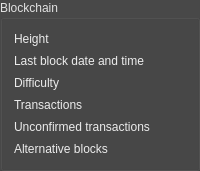
    <widget class="QGroupBox" name="groupBox_2">
     <property name="palette">
      <palette>
       <active>
        <colorrole role="WindowText">
         <brush brushstyle="SolidPattern">
          <color alpha="255">
           <red>226</red>
           <green>226</green>
           <blue>226</blue>
          </color>
         </brush>
        </colorrole>
        <colorrole role="Button">
         <brush brushstyle="SolidPattern">
          <color alpha="255">
           <red>72</red>
           <green>72</green>
           <blue>72</blue>
          </color>
         </brush>
        </colorrole>
        <colorrole role="Light">
         <brush brushstyle="SolidPattern">
          <color alpha="255">
           <red>241</red>
           <green>241</green>
           <blue>241</blue>
          </color>
         </brush>
        </colorrole>
        <colorrole role="Midlight">
         <brush brushstyle="SolidPattern">
          <color alpha="255">
           <red>239</red>
           <green>239</green>
           <blue>239</blue>
          </color>
         </brush>
        </colorrole>
        <colorrole role="Dark">
         <brush brushstyle="SolidPattern">
          <color alpha="255">
           <red>127</red>
           <green>127</green>
           <blue>127</blue>
          </color>
         </brush>
        </colorrole>
        <colorrole role="Mid">
         <brush brushstyle="SolidPattern">
          <color alpha="255">
           <red>170</red>
           <green>170</green>
           <blue>170</blue>
          </color>
         </brush>
        </colorrole>
        <colorrole role="Text">
         <brush brushstyle="SolidPattern">
          <color alpha="255">
           <red>236</red>
           <green>236</green>
           <blue>236</blue>
          </color>
         </brush>
        </colorrole>
        <colorrole role="BrightText">
         <brush brushstyle="SolidPattern">
          <color alpha="255">
           <red>241</red>
           <green>241</green>
           <blue>241</blue>
          </color>
         </brush>
        </colorrole>
        <colorrole role="ButtonText">
         <brush brushstyle="SolidPattern">
          <color alpha="255">
           <red>0</red>
           <green>0</green>
           <blue>0</blue>
          </color>
         </brush>
        </colorrole>
        <colorrole role="Base">
         <brush brushstyle="SolidPattern">
          <color alpha="255">
           <red>72</red>
           <green>72</green>
           <blue>72</blue>
          </color>
         </brush>
        </colorrole>
        <colorrole role="Window">
         <brush brushstyle="SolidPattern">
          <color alpha="255">
           <red>72</red>
           <green>72</green>
           <blue>72</blue>
          </color>
         </brush>
        </colorrole>
        <colorrole role="Shadow">
         <brush brushstyle="SolidPattern">
          <color alpha="255">
           <red>0</red>
           <green>0</green>
           <blue>0</blue>
          </color>
         </brush>
        </colorrole>
        <colorrole role="AlternateBase">
         <brush brushstyle="SolidPattern">
          <color alpha="255">
           <red>255</red>
           <green>255</green>
           <blue>255</blue>
          </color>
         </brush>
        </colorrole>
        <colorrole role="ToolTipBase">
         <brush brushstyle="SolidPattern">
          <color alpha="255">
           <red>255</red>
           <green>255</green>
           <blue>220</blue>
          </color>
         </brush>
        </colorrole>
        <colorrole role="ToolTipText">
         <brush brushstyle="SolidPattern">
          <color alpha="255">
           <red>0</red>
           <green>0</green>
           <blue>0</blue>
          </color>
         </brush>
        </colorrole>
       </active>
       <inactive>
        <colorrole role="WindowText">
         <brush brushstyle="SolidPattern">
          <color alpha="255">
           <red>226</red>
           <green>226</green>
           <blue>226</blue>
          </color>
         </brush>
        </colorrole>
        <colorrole role="Button">
         <brush brushstyle="SolidPattern">
          <color alpha="255">
           <red>72</red>
           <green>72</green>
           <blue>72</blue>
          </color>
         </brush>
        </colorrole>
        <colorrole role="Light">
         <brush brushstyle="SolidPattern">
          <color alpha="255">
           <red>241</red>
           <green>241</green>
           <blue>241</blue>
          </color>
         </brush>
        </colorrole>
        <colorrole role="Midlight">
         <brush brushstyle="SolidPattern">
          <color alpha="255">
           <red>239</red>
           <green>239</green>
           <blue>239</blue>
          </color>
         </brush>
        </colorrole>
        <colorrole role="Dark">
         <brush brushstyle="SolidPattern">
          <color alpha="255">
           <red>127</red>
           <green>127</green>
           <blue>127</blue>
          </color>
         </brush>
        </colorrole>
        <colorrole role="Mid">
         <brush brushstyle="SolidPattern">
          <color alpha="255">
           <red>170</red>
           <green>170</green>
           <blue>170</blue>
          </color>
         </brush>
        </colorrole>
        <colorrole role="Text">
         <brush brushstyle="SolidPattern">
          <color alpha="255">
           <red>236</red>
           <green>236</green>
           <blue>236</blue>
          </color>
         </brush>
        </colorrole>
        <colorrole role="BrightText">
         <brush brushstyle="SolidPattern">
          <color alpha="255">
           <red>241</red>
           <green>241</green>
           <blue>241</blue>
          </color>
         </brush>
        </colorrole>
        <colorrole role="ButtonText">
         <brush brushstyle="SolidPattern">
          <color alpha="255">
           <red>0</red>
           <green>0</green>
           <blue>0</blue>
          </color>
         </brush>
        </colorrole>
        <colorrole role="Base">
         <brush brushstyle="SolidPattern">
          <color alpha="255">
           <red>72</red>
           <green>72</green>
           <blue>72</blue>
          </color>
         </brush>
        </colorrole>
        <colorrole role="Window">
         <brush brushstyle="SolidPattern">
          <color alpha="255">
           <red>72</red>
           <green>72</green>
           <blue>72</blue>
          </color>
         </brush>
        </colorrole>
        <colorrole role="Shadow">
         <brush brushstyle="SolidPattern">
          <color alpha="255">
           <red>0</red>
           <green>0</green>
           <blue>0</blue>
          </color>
         </brush>
        </colorrole>
        <colorrole role="AlternateBase">
         <brush brushstyle="SolidPattern">
          <color alpha="255">
           <red>255</red>
           <green>255</green>
           <blue>255</blue>
          </color>
         </brush>
        </colorrole>
        <colorrole role="ToolTipBase">
         <brush brushstyle="SolidPattern">
          <color alpha="255">
           <red>255</red>
           <green>255</green>
           <blue>220</blue>
          </color>
         </brush>
        </colorrole>
        <colorrole role="ToolTipText">
         <brush brushstyle="SolidPattern">
          <color alpha="255">
           <red>0</red>
           <green>0</green>
           <blue>0</blue>
          </color>
         </brush>
        </colorrole>
       </inactive>
       <disabled>
        <colorrole role="WindowText">
         <brush brushstyle="SolidPattern">
          <color alpha="255">
           <red>127</red>
           <green>127</green>
           <blue>127</blue>
          </color>
         </brush>
        </colorrole>
        <colorrole role="Button">
         <brush brushstyle="SolidPattern">
          <color alpha="255">
           <red>72</red>
           <green>72</green>
           <blue>72</blue>
          </color>
         </brush>
        </colorrole>
        <colorrole role="Light">
         <brush brushstyle="SolidPattern">
          <color alpha="255">
           <red>241</red>
           <green>241</green>
           <blue>241</blue>
          </color>
         </brush>
        </colorrole>
        <colorrole role="Midlight">
         <brush brushstyle="SolidPattern">
          <color alpha="255">
           <red>239</red>
           <green>239</green>
           <blue>239</blue>
          </color>
         </brush>
        </colorrole>
        <colorrole role="Dark">
         <brush brushstyle="SolidPattern">
          <color alpha="255">
           <red>127</red>
           <green>127</green>
           <blue>127</blue>
          </color>
         </brush>
        </colorrole>
        <colorrole role="Mid">
         <brush brushstyle="SolidPattern">
          <color alpha="255">
           <red>170</red>
           <green>170</green>
           <blue>170</blue>
          </color>
         </brush>
        </colorrole>
        <colorrole role="Text">
         <brush brushstyle="SolidPattern">
          <color alpha="255">
           <red>127</red>
           <green>127</green>
           <blue>127</blue>
          </color>
         </brush>
        </colorrole>
        <colorrole role="BrightText">
         <brush brushstyle="SolidPattern">
          <color alpha="255">
           <red>241</red>
           <green>241</green>
           <blue>241</blue>
          </color>
         </brush>
        </colorrole>
        <colorrole role="ButtonText">
         <brush brushstyle="SolidPattern">
          <color alpha="255">
           <red>127</red>
           <green>127</green>
           <blue>127</blue>
          </color>
         </brush>
        </colorrole>
        <colorrole role="Base">
         <brush brushstyle="SolidPattern">
          <color alpha="255">
           <red>72</red>
           <green>72</green>
           <blue>72</blue>
          </color>
         </brush>
        </colorrole>
        <colorrole role="Window">
         <brush brushstyle="SolidPattern">
          <color alpha="255">
           <red>72</red>
           <green>72</green>
           <blue>72</blue>
          </color>
         </brush>
        </colorrole>
        <colorrole role="Shadow">
         <brush brushstyle="SolidPattern">
          <color alpha="255">
           <red>0</red>
           <green>0</green>
           <blue>0</blue>
          </color>
         </brush>
        </colorrole>
        <colorrole role="AlternateBase">
         <brush brushstyle="SolidPattern">
          <color alpha="255">
           <red>255</red>
           <green>255</green>
           <blue>255</blue>
          </color>
         </brush>
        </colorrole>
        <colorrole role="ToolTipBase">
         <brush brushstyle="SolidPattern">
          <color alpha="255">
           <red>255</red>
           <green>255</green>
           <blue>220</blue>
          </color>
         </brush>
        </colorrole>
        <colorrole role="ToolTipText">
         <brush brushstyle="SolidPattern">
          <color alpha="255">
           <red>0</red>
           <green>0</green>
           <blue>0</blue>
          </color>
         </brush>
        </colorrole>
       </disabled>
      </palette>
     </property>
     <property name="title">
      <string>Blockchain</string>
     </property>
     <layout class="QGridLayout" name="gridLayout_2">
      <item row="0" column="0">
       <widget class="QLabel" name="label_2">
        <property name="minimumSize">
         <size>
          <width>150</width>
          <height>0</height>
         </size>
        </property>
        <property name="palette">
         <palette>
          <active>
           <colorrole role="WindowText">
            <brush brushstyle="SolidPattern">
             <color alpha="255">
              <red>244</red>
              <green>244</green>
              <blue>244</blue>
             </color>
            </brush>
           </colorrole>
           <colorrole role="Button">
            <brush brushstyle="SolidPattern">
             <color alpha="255">
              <red>72</red>
              <green>72</green>
              <blue>72</blue>
             </color>
            </brush>
           </colorrole>
           <colorrole role="Light">
            <brush brushstyle="SolidPattern">
             <color alpha="255">
              <red>240</red>
              <green>240</green>
              <blue>240</blue>
             </color>
            </brush>
           </colorrole>
           <colorrole role="Midlight">
            <brush brushstyle="SolidPattern">
             <color alpha="255">
              <red>245</red>
              <green>245</green>
              <blue>245</blue>
             </color>
            </brush>
           </colorrole>
           <colorrole role="Dark">
            <brush brushstyle="SolidPattern">
             <color alpha="255">
              <red>118</red>
              <green>118</green>
              <blue>118</blue>
             </color>
            </brush>
           </colorrole>
           <colorrole role="Mid">
            <brush brushstyle="SolidPattern">
             <color alpha="255">
              <red>157</red>
              <green>157</green>
              <blue>157</blue>
             </color>
            </brush>
           </colorrole>
           <colorrole role="Text">
            <brush brushstyle="SolidPattern">
             <color alpha="255">
              <red>236</red>
              <green>236</green>
              <blue>236</blue>
             </color>
            </brush>
           </colorrole>
           <colorrole role="BrightText">
            <brush brushstyle="SolidPattern">
             <color alpha="255">
              <red>244</red>
              <green>244</green>
              <blue>244</blue>
             </color>
            </brush>
           </colorrole>
           <colorrole role="ButtonText">
            <brush brushstyle="SolidPattern">
             <color alpha="255">
              <red>0</red>
              <green>0</green>
              <blue>0</blue>
             </color>
            </brush>
           </colorrole>
           <colorrole role="Base">
            <brush brushstyle="SolidPattern">
             <color alpha="255">
              <red>72</red>
              <green>72</green>
              <blue>72</blue>
             </color>
            </brush>
           </colorrole>
           <colorrole role="Window">
            <brush brushstyle="SolidPattern">
             <color alpha="255">
              <red>72</red>
              <green>72</green>
              <blue>72</blue>
             </color>
            </brush>
           </colorrole>
           <colorrole role="Shadow">
            <brush brushstyle="SolidPattern">
             <color alpha="255">
              <red>0</red>
              <green>0</green>
              <blue>0</blue>
             </color>
            </brush>
           </colorrole>
           <colorrole role="AlternateBase">
            <brush brushstyle="SolidPattern">
             <color alpha="255">
              <red>245</red>
              <green>245</green>
              <blue>245</blue>
             </color>
            </brush>
           </colorrole>
           <colorrole role="ToolTipBase">
            <brush brushstyle="SolidPattern">
             <color alpha="255">
              <red>255</red>
              <green>255</green>
              <blue>220</blue>
             </color>
            </brush>
           </colorrole>
           <colorrole role="ToolTipText">
            <brush brushstyle="SolidPattern">
             <color alpha="255">
              <red>0</red>
              <green>0</green>
              <blue>0</blue>
             </color>
            </brush>
           </colorrole>
          </active>
          <inactive>
           <colorrole role="WindowText">
            <brush brushstyle="SolidPattern">
             <color alpha="255">
              <red>244</red>
              <green>244</green>
              <blue>244</blue>
             </color>
            </brush>
           </colorrole>
           <colorrole role="Button">
            <brush brushstyle="SolidPattern">
             <color alpha="255">
              <red>72</red>
              <green>72</green>
              <blue>72</blue>
             </color>
            </brush>
           </colorrole>
           <colorrole role="Light">
            <brush brushstyle="SolidPattern">
             <color alpha="255">
              <red>240</red>
              <green>240</green>
              <blue>240</blue>
             </color>
            </brush>
           </colorrole>
           <colorrole role="Midlight">
            <brush brushstyle="SolidPattern">
             <color alpha="255">
              <red>245</red>
              <green>245</green>
              <blue>245</blue>
             </color>
            </brush>
           </colorrole>
           <colorrole role="Dark">
            <brush brushstyle="SolidPattern">
             <color alpha="255">
              <red>118</red>
              <green>118</green>
              <blue>118</blue>
             </color>
            </brush>
           </colorrole>
           <colorrole role="Mid">
            <brush brushstyle="SolidPattern">
             <color alpha="255">
              <red>157</red>
              <green>157</green>
              <blue>157</blue>
             </color>
            </brush>
           </colorrole>
           <colorrole role="Text">
            <brush brushstyle="SolidPattern">
             <color alpha="255">
              <red>236</red>
              <green>236</green>
              <blue>236</blue>
             </color>
            </brush>
           </colorrole>
           <colorrole role="BrightText">
            <brush brushstyle="SolidPattern">
             <color alpha="255">
              <red>244</red>
              <green>244</green>
              <blue>244</blue>
             </color>
            </brush>
           </colorrole>
           <colorrole role="ButtonText">
            <brush brushstyle="SolidPattern">
             <color alpha="255">
              <red>0</red>
              <green>0</green>
              <blue>0</blue>
             </color>
            </brush>
           </colorrole>
           <colorrole role="Base">
            <brush brushstyle="SolidPattern">
             <color alpha="255">
              <red>72</red>
              <green>72</green>
              <blue>72</blue>
             </color>
            </brush>
           </colorrole>
           <colorrole role="Window">
            <brush brushstyle="SolidPattern">
             <color alpha="255">
              <red>72</red>
              <green>72</green>
              <blue>72</blue>
             </color>
            </brush>
           </colorrole>
           <colorrole role="Shadow">
            <brush brushstyle="SolidPattern">
             <color alpha="255">
              <red>0</red>
              <green>0</green>
              <blue>0</blue>
             </color>
            </brush>
           </colorrole>
           <colorrole role="AlternateBase">
            <brush brushstyle="SolidPattern">
             <color alpha="255">
              <red>245</red>
              <green>245</green>
              <blue>245</blue>
             </color>
            </brush>
           </colorrole>
           <colorrole role="ToolTipBase">
            <brush brushstyle="SolidPattern">
             <color alpha="255">
              <red>255</red>
              <green>255</green>
              <blue>220</blue>
             </color>
            </brush>
           </colorrole>
           <colorrole role="ToolTipText">
            <brush brushstyle="SolidPattern">
             <color alpha="255">
              <red>0</red>
              <green>0</green>
              <blue>0</blue>
             </color>
            </brush>
           </colorrole>
          </inactive>
          <disabled>
           <colorrole role="WindowText">
            <brush brushstyle="SolidPattern">
             <color alpha="255">
              <red>118</red>
              <green>118</green>
              <blue>118</blue>
             </color>
            </brush>
           </colorrole>
           <colorrole role="Button">
            <brush brushstyle="SolidPattern">
             <color alpha="255">
              <red>72</red>
              <green>72</green>
              <blue>72</blue>
             </color>
            </brush>
           </colorrole>
           <colorrole role="Light">
            <brush brushstyle="SolidPattern">
             <color alpha="255">
              <red>240</red>
              <green>240</green>
              <blue>240</blue>
             </color>
            </brush>
           </colorrole>
           <colorrole role="Midlight">
            <brush brushstyle="SolidPattern">
             <color alpha="255">
              <red>245</red>
              <green>245</green>
              <blue>245</blue>
             </color>
            </brush>
           </colorrole>
           <colorrole role="Dark">
            <brush brushstyle="SolidPattern">
             <color alpha="255">
              <red>118</red>
              <green>118</green>
              <blue>118</blue>
             </color>
            </brush>
           </colorrole>
           <colorrole role="Mid">
            <brush brushstyle="SolidPattern">
             <color alpha="255">
              <red>157</red>
              <green>157</green>
              <blue>157</blue>
             </color>
            </brush>
           </colorrole>
           <colorrole role="Text">
            <brush brushstyle="SolidPattern">
             <color alpha="255">
              <red>118</red>
              <green>118</green>
              <blue>118</blue>
             </color>
            </brush>
           </colorrole>
           <colorrole role="BrightText">
            <brush brushstyle="SolidPattern">
             <color alpha="255">
              <red>244</red>
              <green>244</green>
              <blue>244</blue>
             </color>
            </brush>
           </colorrole>
           <colorrole role="ButtonText">
            <brush brushstyle="SolidPattern">
             <color alpha="255">
              <red>118</red>
              <green>118</green>
              <blue>118</blue>
             </color>
            </brush>
           </colorrole>
           <colorrole role="Base">
            <brush brushstyle="SolidPattern">
             <color alpha="255">
              <red>72</red>
              <green>72</green>
              <blue>72</blue>
             </color>
            </brush>
           </colorrole>
           <colorrole role="Window">
            <brush brushstyle="SolidPattern">
             <color alpha="255">
              <red>72</red>
              <green>72</green>
              <blue>72</blue>
             </color>
            </brush>
           </colorrole>
           <colorrole role="Shadow">
            <brush brushstyle="SolidPattern">
             <color alpha="255">
              <red>0</red>
              <green>0</green>
              <blue>0</blue>
             </color>
            </brush>
           </colorrole>
           <colorrole role="AlternateBase">
            <brush brushstyle="SolidPattern">
             <color alpha="255">
              <red>236</red>
              <green>236</green>
              <blue>236</blue>
             </color>
            </brush>
           </colorrole>
           <colorrole role="ToolTipBase">
            <brush brushstyle="SolidPattern">
             <color alpha="255">
              <red>255</red>
              <green>255</green>
              <blue>220</blue>
             </color>
            </brush>
           </colorrole>
           <colorrole role="ToolTipText">
            <brush brushstyle="SolidPattern">
             <color alpha="255">
              <red>0</red>
              <green>0</green>
              <blue>0</blue>
             </color>
            </brush>
           </colorrole>
          </disabled>
         </palette>
        </property>
        <property name="text">
         <string>&lt;html&gt;&lt;head/&gt;&lt;body&gt;&lt;p&gt;&lt;span style=&quot; color:#ececec;&quot;&gt;Height&lt;/span&gt;&lt;/p&gt;&lt;/body&gt;&lt;/html&gt;</string>
        </property>
       </widget>
      </item>
      <item row="0" column="1">
       <widget class="QLabel" name="m_height">
        <property name="styleSheet">
         <string notr="true">font-family: Dual;</string>
        </property>
        <property name="text">
         <string/>
        </property>
       </widget>
      </item>
      <item row="1" column="0">
       <widget class="QLabel" name="label_8">
        <property name="minimumSize">
         <size>
          <width>150</width>
          <height>0</height>
         </size>
        </property>
        <property name="text">
         <string>&lt;html&gt;&lt;head/&gt;&lt;body&gt;&lt;p&gt;&lt;span style=&quot; color:#ececec;&quot;&gt;Last block date and time&lt;/span&gt;&lt;/p&gt;&lt;/body&gt;&lt;/html&gt;</string>
        </property>
       </widget>
      </item>
      <item row="1" column="1">
       <widget class="QLabel" name="m_blockTime">
        <property name="styleSheet">
         <string notr="true">font-family: Dual;</string>
        </property>
        <property name="text">
         <string/>
        </property>
       </widget>
      </item>
      <item row="2" column="0">
       <widget class="QLabel" name="label_3">
        <property name="minimumSize">
         <size>
          <width>150</width>
          <height>0</height>
         </size>
        </property>
        <property name="text">
         <string>&lt;html&gt;&lt;head/&gt;&lt;body&gt;&lt;p&gt;&lt;span style=&quot; color:#ececec;&quot;&gt;Difficulty&lt;/span&gt;&lt;/p&gt;&lt;/body&gt;&lt;/html&gt;</string>
        </property>
       </widget>
      </item>
      <item row="2" column="1">
       <widget class="QLabel" name="m_difficulty">
        <property name="styleSheet">
         <string notr="true">font-family: Dual;</string>
        </property>
        <property name="text">
         <string/>
        </property>
       </widget>
      </item>
      <item row="3" column="0">
       <widget class="QLabel" name="label_4">
        <property name="minimumSize">
         <size>
          <width>150</width>
          <height>0</height>
         </size>
        </property>
        <property name="text">
         <string>&lt;html&gt;&lt;head/&gt;&lt;body&gt;&lt;p&gt;&lt;span style=&quot; color:#ececec;&quot;&gt;Transactions&lt;/span&gt;&lt;/p&gt;&lt;/body&gt;&lt;/html&gt;</string>
        </property>
       </widget>
      </item>
      <item row="3" column="1">
       <widget class="QLabel" name="m_txCount">
        <property name="styleSheet">
         <string notr="true">font-family: Dual;</string>
        </property>
        <property name="text">
         <string/>
        </property>
       </widget>
      </item>
      <item row="4" column="0">
       <widget class="QLabel" name="label_5">
        <property name="minimumSize">
         <size>
          <width>150</width>
          <height>0</height>
         </size>
        </property>
        <property name="text">
         <string>&lt;html&gt;&lt;head/&gt;&lt;body&gt;&lt;p&gt;&lt;span style=&quot; color:#ececec;&quot;&gt;Unconfirmed transactions&lt;/span&gt;&lt;/p&gt;&lt;/body&gt;&lt;/html&gt;</string>
        </property>
       </widget>
      </item>
      <item row="4" column="1">
       <widget class="QLabel" name="m_txPoolSize">
        <property name="palette">
         <palette>
          <active>
           <colorrole role="Button">
            <brush brushstyle="SolidPattern">
             <color alpha="255">
              <red>72</red>
              <green>72</green>
              <blue>72</blue>
             </color>
            </brush>
           </colorrole>
           <colorrole role="ButtonText">
            <brush brushstyle="SolidPattern">
             <color alpha="255">
              <red>255</red>
              <green>255</green>
              <blue>255</blue>
             </color>
            </brush>
           </colorrole>
           <colorrole role="Base">
            <brush brushstyle="SolidPattern">
             <color alpha="255">
              <red>72</red>
              <green>72</green>
              <blue>72</blue>
             </color>
            </brush>
           </colorrole>
           <colorrole role="Window">
            <brush brushstyle="SolidPattern">
             <color alpha="255">
              <red>72</red>
              <green>72</green>
              <blue>72</blue>
             </color>
            </brush>
           </colorrole>
          </active>
          <inactive>
           <colorrole role="Button">
            <brush brushstyle="SolidPattern">
             <color alpha="255">
              <red>72</red>
              <green>72</green>
              <blue>72</blue>
             </color>
            </brush>
           </colorrole>
           <colorrole role="ButtonText">
            <brush brushstyle="SolidPattern">
             <color alpha="255">
              <red>255</red>
              <green>255</green>
              <blue>255</blue>
             </color>
            </brush>
           </colorrole>
           <colorrole role="Base">
            <brush brushstyle="SolidPattern">
             <color alpha="255">
              <red>72</red>
              <green>72</green>
              <blue>72</blue>
             </color>
            </brush>
           </colorrole>
           <colorrole role="Window">
            <brush brushstyle="SolidPattern">
             <color alpha="255">
              <red>72</red>
              <green>72</green>
              <blue>72</blue>
             </color>
            </brush>
           </colorrole>
          </inactive>
          <disabled>
           <colorrole role="Button">
            <brush brushstyle="SolidPattern">
             <color alpha="255">
              <red>72</red>
              <green>72</green>
              <blue>72</blue>
             </color>
            </brush>
           </colorrole>
           <colorrole role="ButtonText">
            <brush brushstyle="SolidPattern">
             <color alpha="255">
              <red>127</red>
              <green>127</green>
              <blue>127</blue>
             </color>
            </brush>
           </colorrole>
           <colorrole role="Base">
            <brush brushstyle="SolidPattern">
             <color alpha="255">
              <red>72</red>
              <green>72</green>
              <blue>72</blue>
             </color>
            </brush>
           </colorrole>
           <colorrole role="Window">
            <brush brushstyle="SolidPattern">
             <color alpha="255">
              <red>72</red>
              <green>72</green>
              <blue>72</blue>
             </color>
            </brush>
           </colorrole>
          </disabled>
         </palette>
        </property>
        <property name="styleSheet">
         <string notr="true">font-family: Dual;
</string>
        </property>
        <property name="text">
         <string/>
        </property>
       </widget>
      </item>
      <item row="5" column="0">
       <widget class="QLabel" name="label_6">
        <property name="minimumSize">
         <size>
          <width>150</width>
          <height>0</height>
         </size>
        </property>
        <property name="text">
         <string>&lt;html&gt;&lt;head/&gt;&lt;body&gt;&lt;p&gt;&lt;span style=&quot; color:#ececec;&quot;&gt;Alternative blocks&lt;/span&gt;&lt;/p&gt;&lt;/body&gt;&lt;/html&gt;</string>
        </property>
       </widget>
      </item>
      <item row="5" column="1">
       <widget class="QLabel" name="m_altBlocksCount">
        <property name="styleSheet">
         <string notr="true">font-family: Dual;
</string>
        </property>
        <property name="text">
         <string/>
        </property>
       </widget>
      </item>
     </layout>
    </widget>
